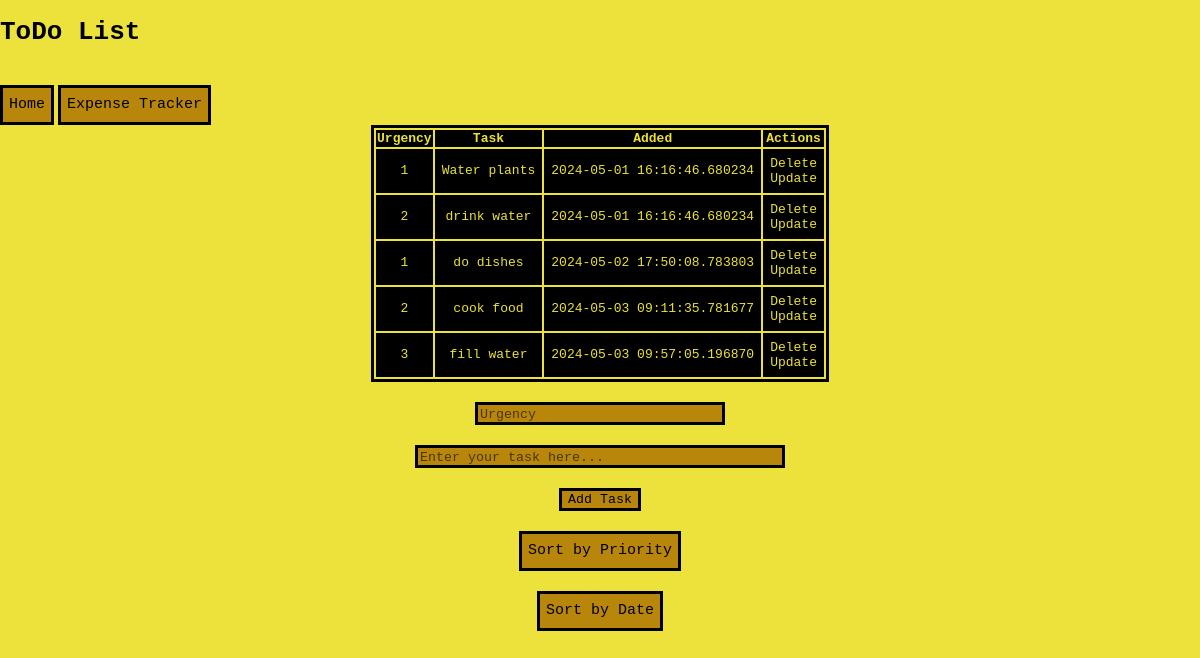
Screenshot of /todo with the database file from the repository.
### app.py (models this page shows, shortened)
class Todo(db.Model):
    id = db.Column(db.Integer, primary_key=True)
    type = db.Column(db.Integer, nullable=False)
    content = db.Column(db.String(200), nullable=False)
    date_created = db.Column(db.DateTime, default=datetime.now())

### app.py (the view)
@app.route('/todo', methods=['POST', 'GET'])
def todo():
    if request.method == 'POST':
        task_urgency = request.form['type']
        task_content = request.form['content']
        new_task = Todo(type=task_urgency, content=task_content)
        try:
            db.session.add(new_task)
            db.session.commit()
            return redirect('/todo')
        except:
            return "There was an error adding your new task!"
    elif request.method == 'GET' and request.args.get('sort') == 'priority':
        tasks = Todo.query.order_by(Todo.type).all()
        return render_template('todo.html', tasks=tasks)
    elif request.method == 'GET' and request.args.get('sort') == 'date':
        tasks = Todo.query.order_by(Todo.date_created).all()
        return render_template('todo.html', tasks=tasks)
    else:
        tasks = Todo.query.order_by(Todo.date_created).all()
        return render_template('todo.html', tasks=tasks)

### templates/todo.html (shortened to what this page needs)
<!DOCTYPE html>
<html lang="en">
  <head>
    <link
      rel="stylesheet"
      href="{{ url_for('static',filename='css/main.css')}}"
    />
  </head>
  <body>
    <h1 style="font-family: monospace">ToDo List</h1>
    <a href="{{ url_for('index') }}"
      ><button id="todo-buttons" class="todo-buttons">Home</button></a
    >
    <a href="{{ url_for('expenses') }}"
      ><button id="todo-buttons" class="todo-buttons">
        Expense Tracker
      </button></a
    >
    {% if tasks|length < 1 %}
    <h4>Sit back and relax! You have nothing lined-up!</h4>
    {% else %}
    <table>
      <tr>
        <th>Urgency</th>
        <th>Task</th>
        <th>Added</th>
        <th>Actions</th>
      </tr>
      {% for task in tasks %}
      <tr>
        <td>{{ task.type }}</td>
        <td>{{ task.content }}</td>
        <td>{{ task.date_created }}</td>
        <td>
          <a href="/delete_todo/{{task.id}}">Delete</a>
          <br />
          <a href="/update_todo/{{task.id}}">Update</a>
        </td>
      </tr>
      {% endfor %}
    </table>
    {% endif %}
    <div>
      <form action="/todo" method="POST">
        <input type="text" name="type" id="type" placeholder="Urgency" />
        <input
          type="text"
          name="content"
          id="content"
          placeholder="Enter your task here..."
        />
        <input type="submit" value="Add Task" />
      </form>
    </div>
    <div>
      <form action="/todo" method="GET">
        <button
          type="submit"
          name="sort"
          value="priority"
          class="centered_buttons"
          id="centered_buttons"
        >
          Sort by Priority
        </button>
        <button
          type="submit"
          name="sort"
          value="date"
          class="centered_buttons"
          id="centered_buttons"
        >
          Sort by Date
        </button>
      </form>
    </div>
  </body>
</html>

### static/css/main.css (style rules this page uses)
body { margin: 0; background-color: rgb(236,226,59); }
a { font-family: monospace; background-color: black; color:rgb(236, 226, 49); text-decoration: none; }
#todo-buttons { margin: 0 auto; margin-top: 20px; border: 3px solid black; background-color:darkgoldenrod ; font-family: monospace; height: 40px; font-size: 15px; }
#centered_buttons { margin: 0 auto; margin-top: 20px; display: block; border: 3px solid black; background-color:darkgoldenrod ; font-family: monospace; height: 40px; font-size: 15px; }
table { margin: 0 auto; border: 3px solid black; }
th { font-family: monospace; background-color: black; color:rgb(236, 226, 49); }
td { text-align: center; padding: 5px; border: 2px solid black; font-family: monospace; background-color: black; color:rgb(236, 226, 49); }
#type { width: 20%; margin: 0 auto; margin-top: 20px; display: block; border: 3px solid black; background-color:darkgoldenrod ; }
#content { width: 30%; margin: 0 auto; margin-top: 20px; display: block; border: 3px solid black; background-color:darkgoldenrod ; }
::placeholder { color:black; opacity: 0.6; font-family: monospace; }
input[type="submit"] { margin: 0 auto; margin-top: 20px; display: block; border: 3px solid black; background-color:darkgoldenrod ; font-family: monospace; }

### rows the page displays
Todo: type "1", content "Water plants", date_created "2024-05-01 16:16:46.680234"
Todo: type "2", content "drink water", date_created "2024-05-01 16:16:46.680234"
Todo: type "1", content "do dishes", date_created "2024-05-02 17:50:08.783803"
Todo: type "2", content "cook food", date_created "2024-05-03 09:11:35.781677"
Todo: type "3", content "fill water", date_created "2024-05-03 09:57:05.196870"
